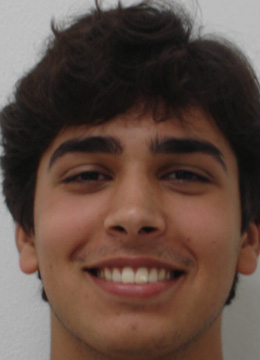
%> input picture projectcode/Mayank/TrainingClassifiers/MaleTraining/gallery/108b.jpg, 260 x 360 px; its folder holds only this picture in this run
$ octave MaleClassifierTraining.m   (GNU Octave 9; MATLAB toolbox functions it lacks are replaced by stand-ins)
%> lines starting %> are read from the running program, lines starting %| are printed output that depends on the picture
%Code Developed by Mayank Wadhawan
%UFID - 59148122
%Pattern Recognition

clear all;
close all;
totalFiles = 156;
imageLocation = 'D:\UF\pattern\Mayank\TrainingClassifiers\MaleTraining\gallery';
patternname = '*.jpg';
listofimages = dir(fullfile(imageLocation,patternname));
h = fspecial('gaussian');
for n = 1:totalFiles
    image = rgb2gray(imread(fullfile(imageLocation,listofimages(n).name)));
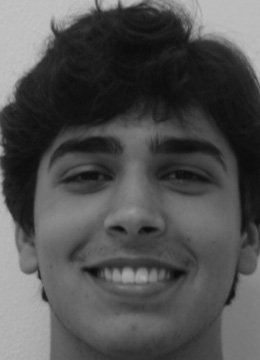
%> image: size 360x260 uint8; min 10, max 194, mean 81.3
    image = imfilter(image, h);
    image = imresize(image,[120 120], 'bicubic');
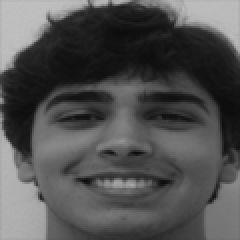
%> image: size 120x120 uint8 (shown 2 times larger); min 11, max 192, mean 81.1
%> (the run ends here)

$ run again, on projectcode/Mayank/TrainingClassifiers/MaleTraining/gallery/111b.jpg
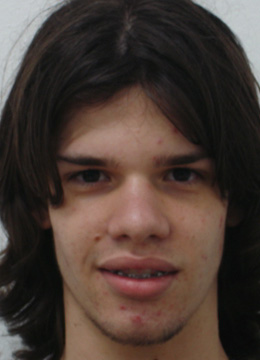
%> input picture projectcode/Mayank/TrainingClassifiers/MaleTraining/gallery/111b.jpg, 260 x 360 px
%> `image = rgb2gray(imread(fullfile(imageLocation,listofimages(n).name)));`:
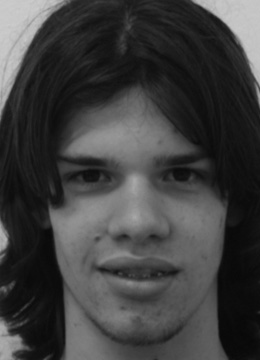
%> image: size 360x260 uint8; min 8, max 205, mean 63.5
%> `image = imresize(image,[120 120], 'bicubic');`:
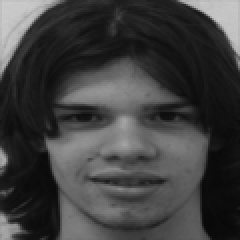
%> image: size 120x120 uint8 (shown 2 times larger); min 8, max 203, mean 63.4

$ run again, on projectcode/Mayank/TrainingClassifiers/MaleTraining/gallery/112a.jpg
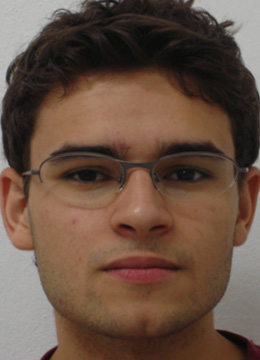
%> input picture projectcode/Mayank/TrainingClassifiers/MaleTraining/gallery/112a.jpg, 260 x 360 px
%> `image = rgb2gray(imread(fullfile(imageLocation,listofimages(n).name)));`:
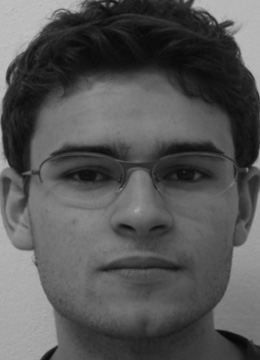
%> image: size 360x260 uint8; min 7, max 194, mean 86
%> `image = imresize(image,[120 120], 'bicubic');`:
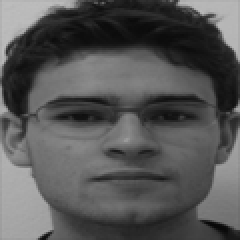
%> image: size 120x120 uint8 (shown 2 times larger); min 8, max 189, mean 85.9

$ run again, on projectcode/Mayank/TrainingClassifiers/MaleTraining/gallery/114a.jpg
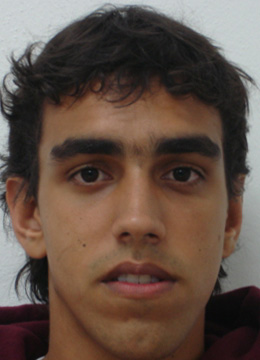
%> input picture projectcode/Mayank/TrainingClassifiers/MaleTraining/gallery/114a.jpg, 260 x 360 px
%> `image = rgb2gray(imread(fullfile(imageLocation,listofimages(n).name)));`:
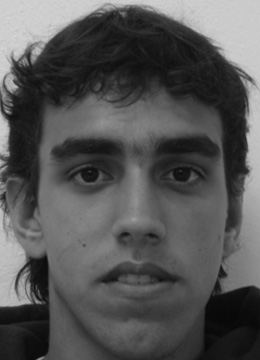
%> image: size 360x260 uint8; min 7, max 214, mean 85.2
%> `image = imresize(image,[120 120], 'bicubic');`:
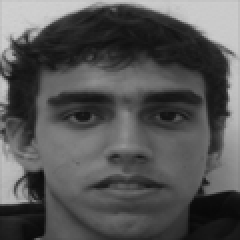
%> image: size 120x120 uint8 (shown 2 times larger); min 8, max 208, mean 85

$ run again, on projectcode/Mayank/TrainingClassifiers/MaleTraining/gallery/10a.jpg
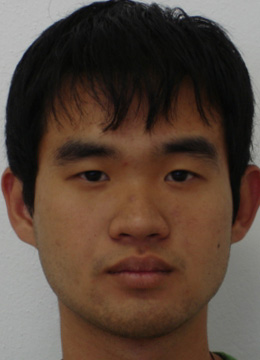
%> input picture projectcode/Mayank/TrainingClassifiers/MaleTraining/gallery/10a.jpg, 260 x 360 px
%> `image = rgb2gray(imread(fullfile(imageLocation,listofimages(n).name)));`:
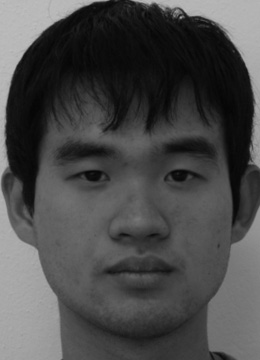
%> image: size 360x260 uint8; min 4, max 191, mean 74.5
%> `image = imresize(image,[120 120], 'bicubic');`:
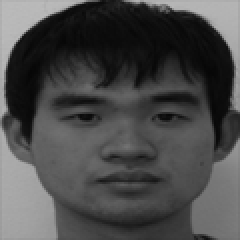
%> image: size 120x120 uint8 (shown 2 times larger); min 6, max 187, mean 74.3
